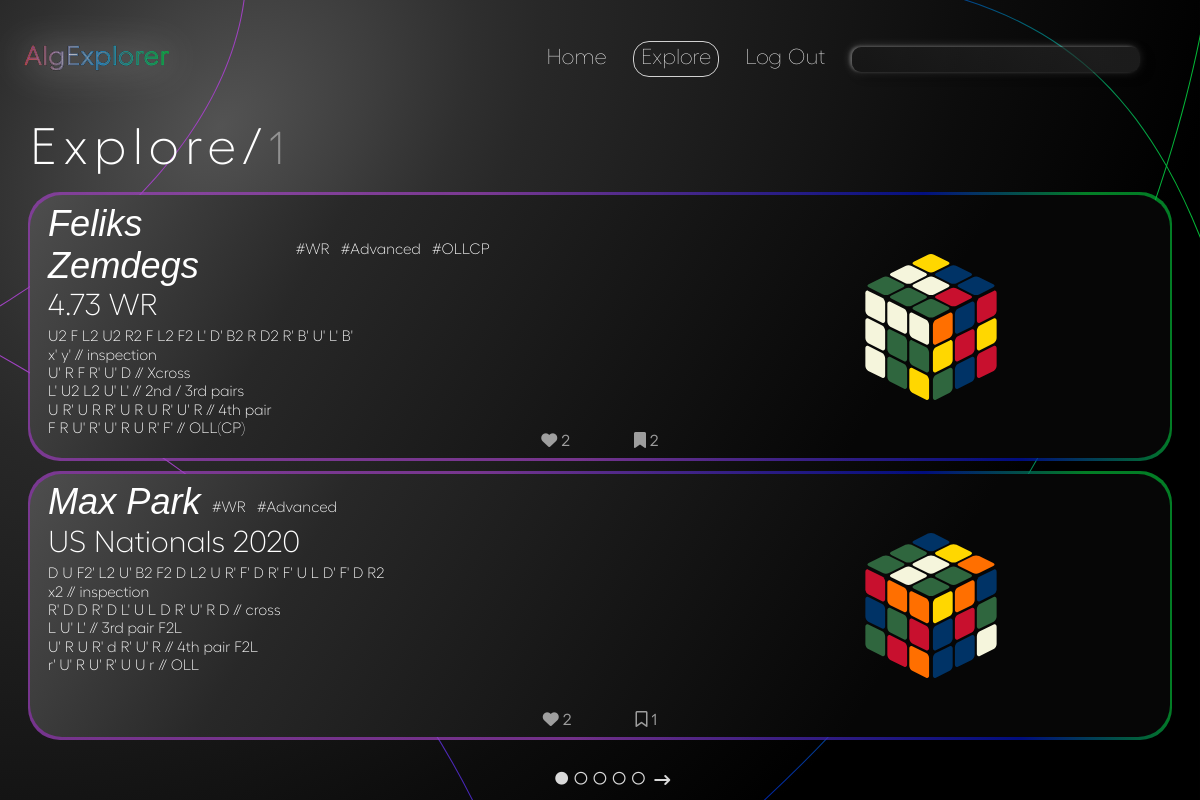
The app's page /solves/explore/ (signed in), older data.
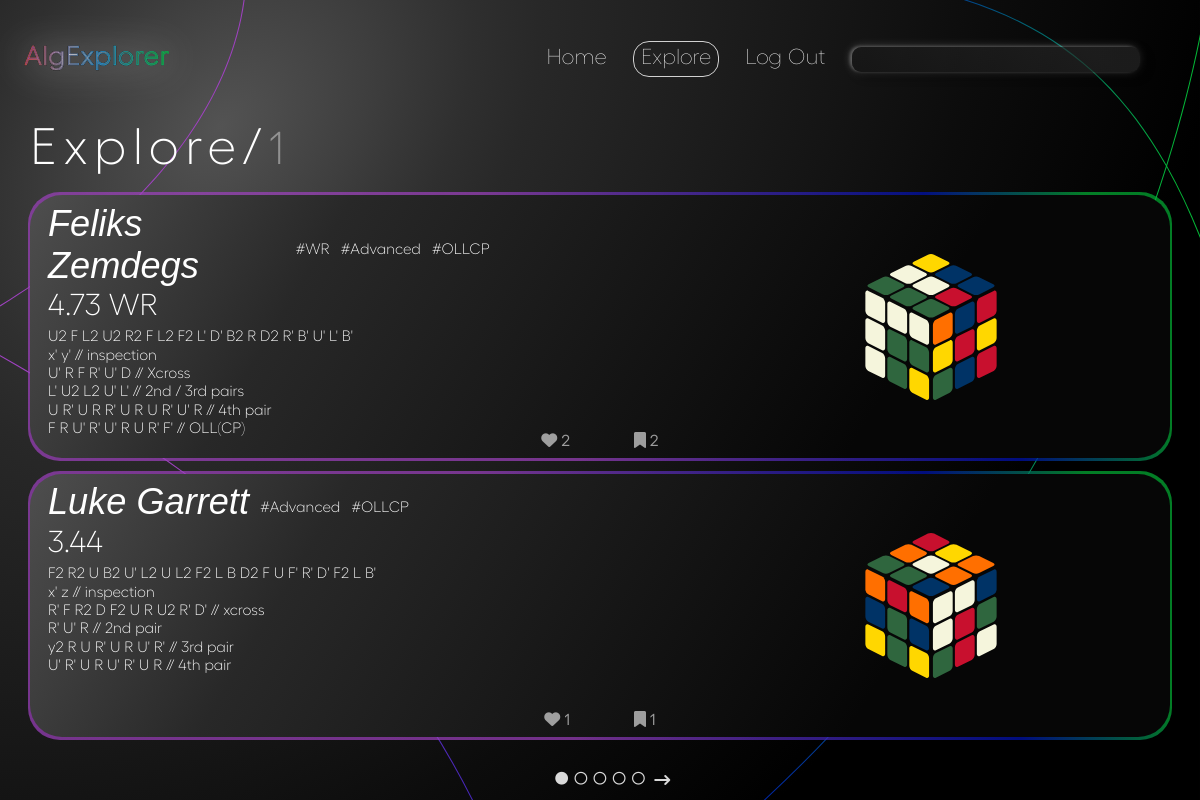
The same page, newer data.
### algorithms/models.py (models this page shows, shortened)
class Algorithm(models.Model):
    id = models.UUIDField(default=uuid.uuid4, unique=True, primary_key=True, editable=False)
    date_added = models.DateTimeField(auto_now_add=True)
    owner = models.ForeignKey(Profile, null=True, blank=True, on_delete=models.CASCADE)
    solver = models.CharField(max_length=50)
    description = models.CharField(null=True, blank=True, max_length=50, default="-")
    scramble = models.CharField(default="", max_length=100, null=False, validators=[
        RegexValidator(
            regex = r"^([RLUDFBMESrludfbxyz]{1}([2]|[']|2')? +)*([RLUDFBMESrludfbxyz]{1}([2]|[']|2')? *){1}$",
            message = "Invalid scramble.",
            code = "invalid_scramble"
        )
    ])
    content = models.TextField(max_length=1000, null=False, validators=[
        RegexValidator(
            regex = r"^( |\n|//[^\n]*)*([RLUDFBMESrludfbxyz]{1}([2]|[']|2')?( |\n|//[^\n]*)+)*([RLUDFBMESrludfbxyz]{1}([2]|[']|2')?( |\n|//[^\n]*)*){1}$",
            message = "Invalid solve.",
            code = "invalid_solve",
            flags = M
        )
    ])
    tags = models.ManyToManyField("Tag", blank=True, related_name="algs")
    cube_state = models.CharField(editable=False, max_length=54, default="wwwwwwwwwyyyyyyyyyrrrrrrrrrooooooooogggggggggbbbbbbbbb")
    image = models.ImageField(editable=False, null=True, blank=True, upload_to="algorithms/", default="algorithms/default.svg")
    users_hearts = models.ManyToManyField(Profile, blank=True, related_name="hearted_algs")
    users_saved = models.ManyToManyField(Profile, blank=True, related_name="saved_algs")
    heart_count = models.IntegerField(default=0, blank=True, null=True)
    saved_count = models.IntegerField(default=0, blank=True, null=True)
    class Meta:
        ordering = ['-heart_count', '-date_added']

class Tag(models.Model):
    id = models.UUIDField(default=uuid.uuid4, unique=True, primary_key=True, editable=False)
    date_added = models.DateTimeField(auto_now_add=True)
    name = models.CharField(max_length=200)
    def __str__(self):
        return self.name

### algorithms/views.py (the view)
# urls.py: path('solves/explore/', views.getExplore, name="explore-algs"),
def getExplore(request):
    allAlgs = Algorithm.objects.all()
    algs, tags_query = getAlgsByTag(request, allAlgs)
    algs, search_query = searchAlgs(algs, request)
    algs, custom_range, last_page = paginateAlgs(request, algs)
    tags_url = f'&tags={tags_query}' if tags_query != '' else ''
    search_url = f'&search_query={search_query}' if search_query != '' else ''
    curr_queries = tags_url + search_url
    curr_url = reverse('explore-algs')
    curr_page = int(request.GET.get('page')) if request.GET.get('page') is not None else 1
    context = {
            'algs' : algs,
            'search_query' : search_query,
            'tags_query' : tags_query,
            'custom_range' : custom_range,
            'curr_queries' : curr_queries,
            'curr_url' : curr_url,
            'curr_page' : curr_page,
            'last_page' : last_page,
            'next_page' : curr_page + 1,
            'prev_page' : curr_page - 1,
            'alltags' : Tag.objects.all(),
    }
    return render(request, 'algorithms/explore.html', context)

### algorithms/utils.py (called while the page is built, shortened)
def getAlgsByTag(request, algs):
    if not request.GET.get('tags'):
        return algs, ''

def searchAlgs(filtered_algs, request):
    search_query = ''
    if request.GET.get('search_query'):
        search_query = request.GET.get('search_query')
    algs = filtered_algs.distinct().filter(Q(solver__icontains=search_query) | Q(description__icontains=search_query))
    return algs, search_query

### algorithms/templates/algorithms/explore.html (shortened to what this page needs)
{% extends 'main.html' %}
{% load static %}
{% block includes %}
    <link rel="stylesheet" type="text/css" href="{% static 'algorithms/css/explore.css' %}">
{% endblock includes %}
{% block content %}
<div id="explore-bg-lines"></div>
<div id="content">
    <h2 id="explore-title">Explore/<span>{{curr_page}}</span></h2>
    {% for alg in algs %}
        <a href="{% url 'alg' alg.id %}" class="alg-card" data-id="{{alg.id}}">
            <div class="alg-card-content">
                <div class="alg-card-text">
                    <div class="alg-title-row">
                        <h3 class="solver-name">{{alg.solver}}</h3>
                        {% for tag in alg.tags.all|slice:":3" %}
                            <h5 class="alg-tag">#{{tag}}</h5>
                        {% endfor %}
                    </div>
                    <h4 class="alg-description">{{alg.description}}</h4>
                    <div class="alg-content">
                        {{alg.scramble}} <br>
                        {{alg.content|linebreaksbr}}
                    </div>
                </div>
                <div class="alg-card-views">
                    <div class="info-line">
                        {% if not request.user.is_authenticated %}
                            <div class="heart-info logged-out" data-hearted="0">
                                <i class="fa-regular fa-heart"></i>
                                <span>{{alg.heart_count}}</span>
                            </div>
                        {% elif request.user.profile not in alg.users_hearts.all %}
                            <div class="heart-info" data-hearted="0">
                                <i class="fa-regular fa-heart"></i>
                                <span>{{alg.heart_count}}</span>
                            </div>
                        {% else %}
                            <div class="heart-info" data-hearted="1">
                                <i class="fa-solid fa-heart"></i>
                                <span>{{alg.heart_count}}</span>
                            </div>
                        {% endif %}
                        {% if not request.user.is_authenticated %}
                        <div  class="saved-info logged-out" data-saved="0">
                            <i class="fa-regular fa-bookmark"></i>
                            <span>{{alg.saved_count}}</span>
                        </div>
                        {% elif request.user.profile not in alg.users_saved.all %}
                        <div class="saved-info" data-saved="0">
                            <i class="fa-regular fa-bookmark"></i>
                            <span>{{alg.saved_count}}</span>
                        </div>
                        {% else %}
                        <div class="saved-info" data-saved="1">
                            <i class="fa-solid fa-bookmark"></i>
                            <span>{{alg.saved_count}}</span>
                        </div>
                        {% endif %}
                    </div>
                </div>
                <div class="alg-card-cube">
                    <img class="alg-cube" src="{{alg.image.url}}" alt="">
                </div>
            </div>
        </a>
    {% endfor %}
    {% include 'algorithms/page-controls.html' with custom_range=custom_range curr_queries=curr_queries curr_page=curr_page %}
</div>
{% endblock content %}

Row changes from the older to the newer data that the page shows:
no longer on this page (row edited): Algorithm: solver "Max Park", description "US Nationals 2020", scramble "D U F2' L2 U' B2 F2 D L2 U R' F' D R' F' U L D' F' D R2", content "x2 // inspection R' D D R' D L' U L D R' U' R D // cross L U' L' // 3rd pair F2L U' R U R' d R' U' R // 4th pair F2L r' U' R U' R' U U r // OLL", heart_count "2", saved_count "1", image (picture), Tag (name "WR"), Tag (name "Advanced")
now on this page (row edited): Algorithm: solver "Luke Garrett", description "3.44", scramble "F2 R2 U B2 U' L2 U L2 F2 L B D2 F U F' R' D' F2 L B'", content "x' z // inspection R' F R2 D F2 U R U2 R' D' // xcross R' U' R // 2nd pair y2 R U R' U R U' R' // 3rd pair U' R' U R U' R' U R // 4th pair", heart_count "1", saved_count "1", image (picture), Tag (name "Advanced"), Tag (name "OLLCP")
